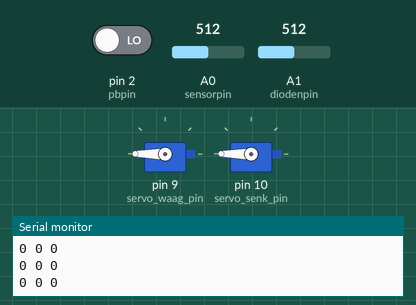
A sketch run on a simulated Arduino Uno, built with avr-gcc and run on an emulated ATmega328P. Parts: 2 × servo, the last lines printed to the serial monitor. Inputs (shaded band) come from the test bench; at power-on: pin 2 (pbpin) LOW, A0 (sensorpin) = 512, A1 (diodenpin) = 512.

Above: at 0.9 s.
1.0 s: pin 2 (pbpin) driven HIGH
At 1.3 s:
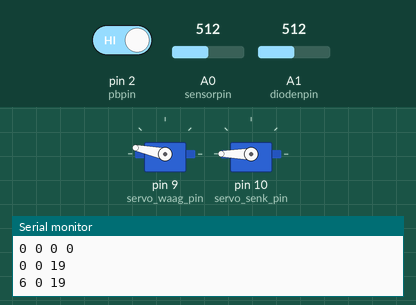
4.0 s: pin 2 (pbpin) driven LOW
At 4.0 s:
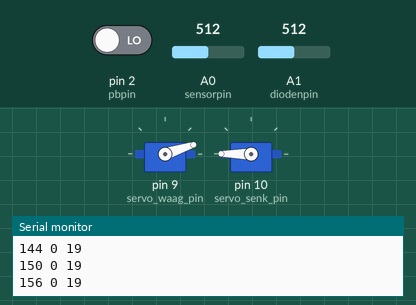
5.5 s: pin 2 (pbpin) driven HIGH
At 5.93 s:
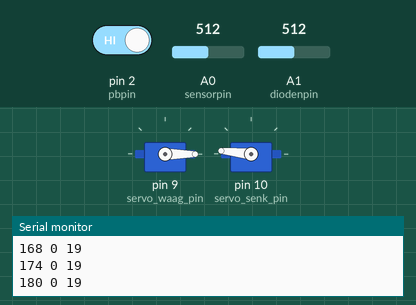
Timing chart, 0 to 27.5 s (numbered marks = the images above; inputs shaded):
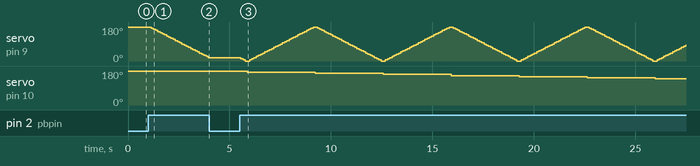

The sketch:

lidar.ino
```cpp
/*
CODE zur AUSLESUNG des ABSTANDSSENSORS

verfeinerte Stufen, Berücksichtigung der Stärke des IR-Streulichtes
Externe Stromversorgung: 5V Netzteil, kollektives GND
SHARP-Abstandssensor: Vcc auf 5V; Vo auf A0; GND
PHOTODIODE: Anode auf A1; GND
SERVO_WAAGRECHT: rot auf 5V extern; gelb auf digi9; braun=GND
SERVO_SENKRECHT: rot auf 5V extern; gelb auf digi10; braun=GND
SCHALTER: 5V Arduino; digi2; GND
*/


#include <Servo.h>

//PINBELEGUNG:
#define sensorpin A0
#define diodenpin A1
#define servo_waag_pin 9
#define servo_senk_pin 10
#define pbpin 2


//Für die Ausgabe der Nullen:
unsigned long sprungzeitpunkt=0;
int auto_off_time=15000;


//Deklarationen und Initialisierungen der Servos:
Servo servo_waag;
Servo servo_senk;

int anz_winkel_waag=30;
int anz_winkel_senk=30;

int winkel_waag=180;
int delta_winkel_waag=180/anz_winkel_waag;
int winkel_waag_ausgabe=0;
int flag_waag=0;
int flag_anfang=1;

int winkel_senk=180;
int delta_winkel_senk=180/anz_winkel_senk;
int winkel_senk_ausgabe=0;
int flag_senk=0;


//Dekarationen und Initialisierungen zur Abstands
int werte[3];
int anzwerte=3;

int anzIRwerte=5;
int ausgabe[35]={15,16,17,18,19,20,22,24,26,28,30,32,34,36,38,40,45,50,55,60,65,70,75,80,85,90,95,100,110,120,130,140,150,170,200};

int minwertvektor[3];     //kleinster Wert=1  AUCH HIER ANZAHL DER WERTE AUSTAUSCHEN!
int maxwertvektor[3];     //groesster Wert=1  AUCH HIER ANZAHL DER WERTE AUSTAUSCHEN!
int gleichwertvektor[3];  //Anzahl der vorkommenden Werte


//____________________________________________________________________________________________________
void setup()
{
  Serial.begin(9600);

  servo_waag.attach(servo_waag_pin); //SERVO Pin-Zuweisung
  servo_waag.write(winkel_waag);
  servo_senk.attach(servo_senk_pin);
  servo_senk.write(winkel_senk);

  pinMode(pbpin,INPUT);
  null_ausgabe();
}


//____________________________________________________________________________________________________
void loop()
{
  int i=0;
  int j=0;

  int redsumme=0;
  int gesamtsumme=0;
  int gesamtmittel=0;
  int redmittel=0;
  int voltage=0;             //eingelesene Spannung
  int distanz=0;             //Entfernung in cm

  int IRmittel=0;

  int kleinster=0;           //zaehler: wenn kleinster==anzwerte-1: werte[i]=kleinster eingelesener Wert
  int groesster=0;           //zaehler: wenn groesster==anzwerte-1: werte[i]=groesster eingelesener Wert
  int gleich=1;              //zaehler: wie oft tritt werte[i] auf?


  //Abstandsdaten werden eingelesen und ins Array 'werte' abgespeichert
  for(i=0;i<anzwerte;i++)
  {
    werte[i]=analogRead(sensorpin);
    gesamtsumme=gesamtsumme+werte[i];
    //Serial.print(werte[i]);
    //Serial.print(" ");

    if (i==(anzwerte-1))
    {
      break;
    }

    delay(50);
  }


  for (i=0;i<anzwerte;i++)
  {
    for (j=0;j<i;j++)
    {
      if (werte[i]<werte[j])
      {
        kleinster++;
      }
      else if (werte[i]>werte[j])
      {
        groesster++;
      }
      else if (werte[i]==werte[j])
      {
        gleich++;
      }
    }

    for (j=(i+1);j<anzwerte;j++)
    {
      if (werte[i]<werte[j])
      {
        kleinster++;
      }
      else if (werte[i]>werte[j])
      {
        groesster++;
      }
      else if (werte[i]==werte[j])
      {
        gleich++;
      }
    }

    minwertvektor[i]=kleinster;
    maxwertvektor[i]=groesster;
    gleichwertvektor[i]=gleich;

    kleinster=0;
    groesster=0;
    gleich=1;
  }


  j=0;                                    //Ruecksetzung von j

  for (i=0;i<anzwerte;i++)                //groesster und kleinster Wert werden auf Null gesetzt
  {
    if (minwertvektor[i]==(anzwerte-1))
    {
      werte[i]=0;
    }

    if (maxwertvektor[i]==(anzwerte-1))
    {
      werte[i]=0;
    }

    if (werte[i]!=0)                      //Anzahl der Nicht-Null-Elemente von werte[]
    {
      j++;
    }

    redsumme=redsumme+werte[i];
  }

  gesamtmittel=gesamtsumme/anzwerte;
  redmittel=redsumme/j;


  //Einlesen des Streulichtwertes durch Photodiode:

  for (i=0;i<anzIRwerte;i++)
  {
    IRmittel=IRmittel+analogRead(diodenpin);
    delayMicroseconds(300);
  }

  IRmittel=IRmittel/anzIRwerte;


  i=diskretisierer(redmittel);


  //Umrechnung der Winkel in vom Matlab-Programm verwendbare Daten:

  winkel_waag_ausgabe=180-winkel_waag;
  winkel_senk_ausgabe=180-winkel_senk;

  //Ausgaben:
  Serial.print(winkel_waag_ausgabe);
  Serial.print(" ");
  Serial.print(winkel_senk_ausgabe);
  Serial.print(" ");
  Serial.println(ausgabe[i]);


  int flag_schalter=schalter();

  if (flag_schalter==0)
  {
    sprungzeitpunkt=millis();
    null_ausgabe();
  }


  //Logik zur Servobewegung:

  if ((winkel_waag==0)&&(flag_senk==0))
  {
    delta_winkel_waag=-delta_winkel_waag;
    flag_waag=1;
  }
  else if ((winkel_waag==180)&&(flag_senk==0))
  {
    delta_winkel_waag=-delta_winkel_waag;
    flag_waag=1;
  }

  flag_senk=0;


  if (flag_anfang==1)
  {
    flag_waag=0;
    flag_anfang=0;
  }


  if (flag_waag==0)
  {
    winkel_waag=winkel_waag+delta_winkel_waag;
  }
  else if (flag_waag==1)
  {
    if (winkel_senk==0)
    {
      delta_winkel_senk=-delta_winkel_senk;
    }
    else if (winkel_senk==180)
    {
      delta_winkel_senk=-delta_winkel_senk;
    }

    winkel_senk=winkel_senk+delta_winkel_senk;
    flag_waag=0;
    flag_senk=1;
  }


  //Hier: Servobefehl 1
  servo_waag.write(winkel_waag);

  //Hier: Servobefehl 2
  servo_senk.write(winkel_senk);

}


//____________________________________________________________________________________________________
//Diskretisierung und Umwandlung in Zentimeterangabe:

int diskretisierer(int r)
{
  int i=0;

  if (r>537)
  {
    i=0;                      //15
  }
  else if ((r<=537)&&(r>530))
  {
    i=1;                      //16
  }
  else if ((r<=530)&&(r>519))
  {
    i=2;                      //17
  }
  else if ((r<=519)&&(r>512))
  {
    i=3;                      //18
  }
  else if ((r<=512)&&(r>500))
  {
    i=4;                      //19
  }
  else if ((r<=500)&&(r>487))
  {
    i=5;                      //20
  }
  else if ((r<=487)&&(r>467))
  {
    i=6;                      //22
  }
  else if ((r<=467)&&(r>445))
  {
    i=7;                      //24
  }
  else if ((r<=445)&&(r>423))
  {
    i=8;                      //26
  }
  else if ((r<=423)&&(r>410))
  {
    i=9;                      //28
  }
  else if ((r<=410)&&(r>382))
  {
    i=10;                     //30
  }
  else if ((r<=382)&&(r>361))
  {
    i=11;                     //32
  }
  else if ((r<=361)&&(r>343))
  {
    i=12;                     //34
  }
  else if ((r<=343)&&(r>326))
  {
    i=13;                     //36
  }
  else if ((r<=326)&&(r>311))
  {
    i=14;                     //38
  }
  else if ((r<=311)&&(r>287))
  {
    i=15;                     //40
  }
  else if ((r<=287)&&(r>256))
  {
    i=16;                     //45
  }
  else if ((r<=256)&&(r>233))
  {
    i=17;                     //50
  }
  else if ((r<=233)&&(r>214))
  {
    i=18;                     //55
  }
  else if ((r<=214)&&(r>197))
  {
    i=19;                     //60
  }
  else if ((r<=197)&&(r>181))
  {
    i=20;                     //65
  }
  else if ((r<=181)&&(r>169))
  {
    i=21;                     //70
  }
  else if ((r<=169)&&(r>164))
  {
    i=22;                     //75
  }
  else if ((r<=164)&&(r>152))
  {
    i=23;                     //80
  }
  else if ((r<=152)&&(r>144))
  {
    i=24;                     //85
  }
  else if ((r<=144)&&(r>136))
  {
    i=25;                     //90
  }
  else if ((r<=136)&&(r>130))
  {
    i=26;                     //95
  }
  else if ((r<=130)&&(r>122))
  {
    i=27;                     //100
  }
  else if ((r<=122)&&(r>112))
  {
    i=28;                     //110
  }
  else if ((r<=112)&&(r>104))
  {
    i=29;                     //120
  }
  else if ((r<=104)&&(r>95))
  {
    i=30;                     //130
  }
  else if ((r<=95)&&(r>88))
  {
    i=31;                     //140
  }
  else if ((r<=88)&&(r>81))
  {
    i=32;                     //150
  }
  else if ((r<=81)&&(r>70))
  {
    i=33;                     //170
  }
  else if (r<=70)
  {
    i=34;                     //200
  }

  return i;
}


//____________________________________________________________________________________________________
//Ausgabe der Nullen:
void null_ausgabe()
{
  int wert=0;
  while(1)
  {
    Serial.print(wert);
    Serial.print(" ");
    Serial.print(wert);
    Serial.print(" ");
    Serial.println(wert);
    delay(110);

    int flag_schalter=schalter();

    //Wird der Schalter betaetigt, gebe 4 Nullen aus, springe in die Loop:
    if (flag_schalter==1)
    {
      Serial.print(wert);
      Serial.print(" ");
      Serial.print(wert);
      Serial.print(" ");
      Serial.print(wert);
      Serial.print(" ");
      Serial.println(wert);
      break;
    }

    //Zur endgültigen Funktionsbeendigung in Matlab gebe 5 Nullen aus:
    if (millis()>(sprungzeitpunkt+auto_off_time))
    {
      Serial.print(wert);
      Serial.print(" ");
      Serial.print(wert);
      Serial.print(" ");
      Serial.print(wert);
      Serial.print(" ");
      Serial.print(wert);
      Serial.print(" ");
      Serial.println(wert);

      while(1)
      {}
    }
  }
}


//____________________________________________________________________________________________________
//Schalterentprellung:
int schalter()
{
  int schalt=0;

  for (int i=0;i<5;i++)
  {
    schalt=schalt+digitalRead(pbpin);
    delay(1);
  }

  if (schalt<3)
  {
    return 0;
  }
  else
  {
    return 1;
  }
}
```

Measured:
- after the input at 1.0 s, servo on pin 9 (servo_waag_pin): moves from 180° to 18° over 2.8 s, starting after 0.15 s
- after the input at 4.0 s, servo on pin 9 (servo_waag_pin): stops changing and stays 18°; servo on pin 10 (servo_senk_pin): stays 180° (without the input it goes to 174° after 0.39 s)
